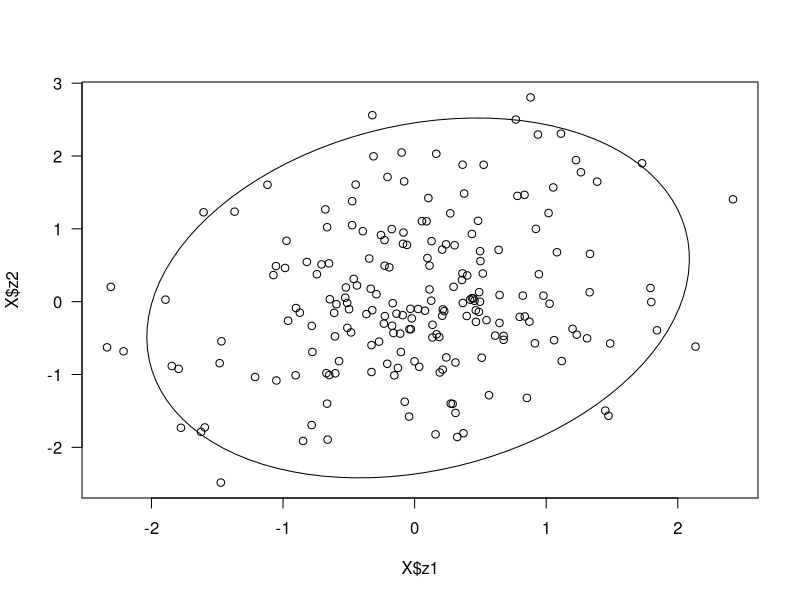
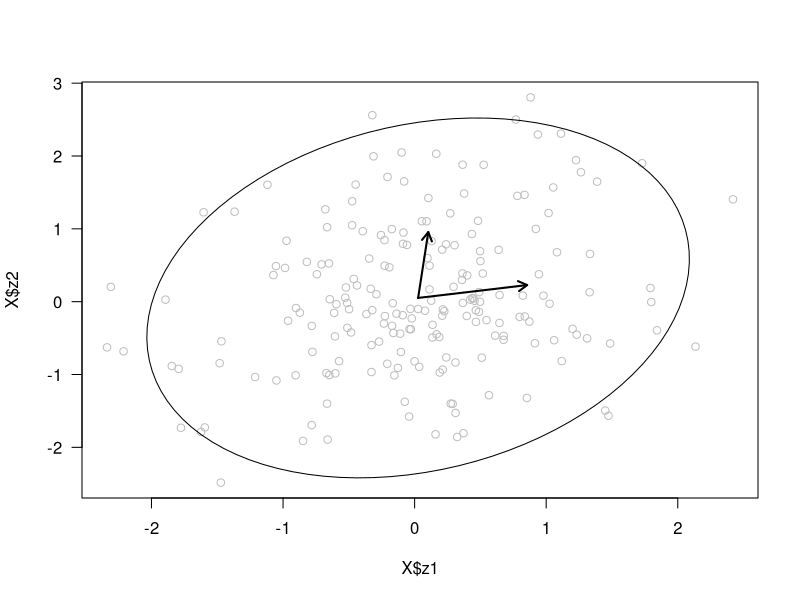
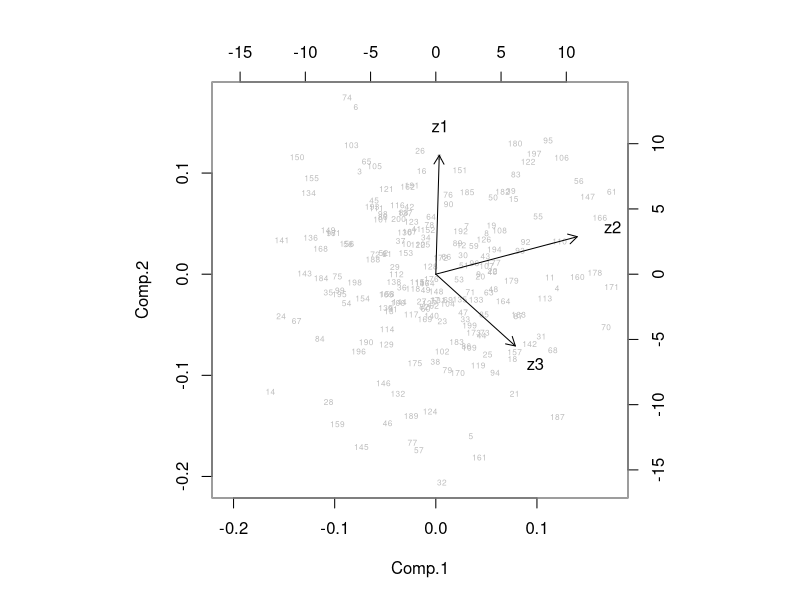

Write R code to recreate these figures, in order.
## ---- chunk 1
knitr::opts_chunk$set(echo = TRUE)
## ---- chunk 2
C = matrix(c(0.7, 0.2, -0.3,
              0.2, 1.2, 0.4,
              -0.3, 0.4, 0.6), 
              nrow=3)
C
## ---- chunk 3
C == t(C)
## ---- chunk 4
cormat = matrix(NA, nrow=3, ncol=3)
for(i in 1:3){
  for(j in 1:3){
    cormat[i,j] = C[i,j]/sqrt(C[i,i]*C[j,j])
  }}
round(cormat, 3)
## ---- chunk 5
library(MASS)
library(ellipse)
set.seed(1)

X = data.frame(mvrnorm(200, mu=c(0,0,0), Sigma=C))
colnames(X) = c("z1", "z2", "z3")
head(X)
means = c(apply(X[,1:2], 2, mean))

plot(X$z1, X$z2, las=1)
lines(ellipse(cov(X[,1:2]), centre=means))
## ---- chunk 6
eigen(C)
## ---- chunk 7
plot(X$z1, X$z2, las=1, col="grey")
lines(ellipse(cov(X[,1:2]), centre=means))
arrows(means[1], means[2], 
       means[1]+eigen(C)$vectors[1,1], 
       means[2]+eigen(C)$vectors[2,1],
       code=2, length=0.1, lwd=2)
arrows(means[1], means[2], 
       means[1]+eigen(C)$vectors[1,2], 
       means[2]+eigen(C)$vectors[2,2],
       code=2, length=0.1, lwd=2)
## ---- chunk 8
eigen(C)$values/sum(eigen(C)$values)
## ---- chunk 9
apply(eigen(C)$vectors, 2, function(x) sqrt(sum(x^2)))
## ---- chunk 10
180/pi * acos(t(eigen(C)$vectors[,1]) %*% eigen(C)$vectors[,2])
## ---- chunk 11
C
eigen(C)$vectors %*% diag(eigen(C)$values) %*% solve(eigen(C)$vectors)
## ---- chunk 12
eigen(C)$vectors[1:2, 1:2] %*% 
diag(eigen(C)$values)[1:2, 1:2] %*% 
solve(eigen(C)$vectors)[1:2, 1:2]
## ---- chunk 13
dim(as.matrix(X))
dim(as.matrix(eigen(C)$vectors[,1]))

t1 = as.matrix(X) %*% eigen(C)$vectors[,1]
t2 = as.matrix(X) %*% eigen(C)$vectors[,2]
t3 = as.matrix(X) %*% eigen(C)$vectors[,3]

c(var(X[,1]), var(X[,2]), var(X[,3]))
c(var(t1), var(t2), var(t3))
## ---- chunk 14
var(t1) + var(t2) + var(t3)
var(X[,1]) + var(X[,2]) + var(X[,3])
## ---- chunk 15
pca = princomp(X)
summary(pca)
## ---- chunk 16
pca$sdev^2/sum(pca$sdev^2)
eigen(C)$values/sum(eigen(C)$values)
## ---- chunk 17
pca$loadings[1:3, 1:3]
## ---- chunk 18
biplot(pca, col=c("grey", "black"), cex=c(.5, 1))
## ---- chunk 19
XX = as.data.frame(scale(X))
y = 0.5*XX$z1 -0.3*XX$z2 + 0.2*XX$z3 + rnorm(200, 0, 1)

m0 = lm(y~XX$z1+XX$z2+XX$z3)
summary(m0)
## ---- chunk 20
pca = princomp(XX)
pc1 = pca$scores[,1]
pc2 = pca$scores[,2]
pc3 = pca$scores[,3]

m3 = lm(y~pc1+pc2+pc3)
## ---- chunk 21
summary(m3)
## ---- chunk 22
Q = pca$loadings
b = as.matrix(summary(m3)$coefficients[-1,1])
dim(Q)
dim(b)
Q %*% b
## ---- chunk 23
m1 = lm(y~pc1)
summary(m1)
## ---- chunk 24
pca$loadings[1:3, 1:3]
